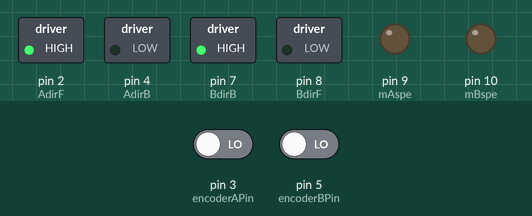
Bench run of a sketch on a simulated Arduino Uno, built with avr-gcc and run on an emulated ATmega328P. Parts: switched loads named in the sketch (green lamp = pin HIGH), output pins drawn as LEDs (lit = HIGH). The test bench sets the inputs (shaded band); at power-on: pin 3 (encoderAPin) LOW, pin 5 (encoderBPin) LOW.

Above: at 0.3 s.
Timing chart, 0 to 1.8 s (numbered marks = the images above):
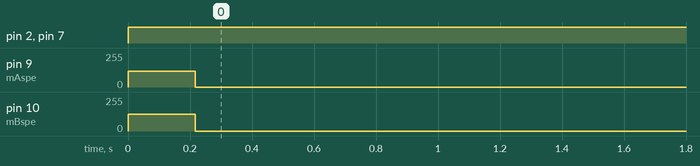

The sketch:

strictTurnLeft.ino
```cpp
#include <PID_v1.h>

#include "DualVNH5019MotorShield.h"
int mAspe = 9;
int mBspe = 10;
int AdirF = 2;
int AdirB = 4;
int BdirF = 8;
int BdirB = 7;
int encoderAPin = 3;
int encoderBPin = 5;
int encoder0Pos = 0;
int encoder0PosB = 0;
int encoder0PinALast = 0;
int encoder0PinBLast = 0;
int totalEncoderA = 0;
int totalEncoderB = 0;

double motor1_measure = 0;
double motor1_dist = 0;
double motor1_Setpoint = 65;  //temp use fake value

double motor2_measure = 0;
double motor2_dist = 0;
double motor2_Setpoint = 65; //temp use fake value

int Speed1 = 100;
int Speed2 = 106;

int timer=0;

PID PID_Motor1(&motor1_measure, &motor1_dist, &motor1_Setpoint, 0.1, 0.2, 0.001, DIRECT);
PID PID_Motor2(&motor2_measure, &motor2_dist, &motor2_Setpoint, 0.1, 0.2, 0.001, DIRECT);

DualVNH5019MotorShield md;

void setup()
{

  pinMode (encoderAPin,INPUT);
  pinMode (encoderBPin,INPUT);
  pinMode (mAspe,OUTPUT);
  pinMode (mBspe,OUTPUT);
  pinMode (AdirF,OUTPUT);
  pinMode (AdirB,OUTPUT);
  pinMode (BdirF,OUTPUT);
  pinMode (BdirB,OUTPUT);
  Serial.begin (9600);
  md.init();

  PID_Motor1.SetMode(AUTOMATIC);
  PID_Motor2.SetMode(AUTOMATIC);

  //  PID_Motor1.SetSampleTime(50);
  //  PID_Motor2.SetSampleTime(50);

  PID_Motor1.SetOutputLimits(-800, 800);
  PID_Motor2.SetOutputLimits(-800, 800);
  int timer=0;

}
void loop(){
  turnLeft();
}
void turnLeft(){
  encoder0Pos = 0;
  encoder0PosB = 0;
  totalEncoderA = 0;
  totalEncoderB = 0;
  timer=0;
  Speed1= 120;
  Speed2= 124;
  while(totalEncoderA<=389){


    digitalWrite(AdirF,HIGH);
    digitalWrite(AdirB,LOW);
    digitalWrite(BdirB,HIGH);
    digitalWrite(BdirF,LOW);
    analogWrite(mAspe,Speed1);
    analogWrite(mBspe,Speed2);

    timer++;

    /////////////////for encoder
    int n = digitalRead(encoderAPin);
    int n2 = digitalRead(encoderBPin);
    if ((encoder0PinALast == LOW) && (n == HIGH)) {
      encoder0Pos++;
      totalEncoderA ++;
    }
    if((encoder0PinBLast==LOW)&&(n2==HIGH)){
      encoder0PosB++;
      totalEncoderB++;
    }
    encoder0PinALast = n;
    encoder0PinBLast = n2;
    if(timer ==5400)
    {

      Speed1 = (1+(((float)encoder0PosB-(float)encoder0Pos)/(float)encoder0Pos)/2)*Speed1;
      Speed2 = (1-(((float)encoder0PosB-(float)encoder0Pos)/(float)encoder0PosB)/2)*Speed2;

      //      Serial.println("encoder A");
      //      Serial.println(encoder0Pos);
      //      Serial.println("encoder B");
      //      Serial.println(encoder0PosB);
      //      Serial.println("motor A:");
      //      Serial.println(motor1_dist);
      //      Serial.println(motor1_measure);
      //      Serial.println("motor B:");
      //      Serial.println(motor2_dist);
      //      Serial.println(motor2_measure);
      //      Serial.println("Speed1");
      //      Serial.println(Speed1);
      //      Serial.println("Speed2");
      //      Serial.println(Speed2);

      timer = 0;
      encoder0Pos = 0;
      encoder0PosB = 0;

    }
  }
  digitalWrite(AdirF,HIGH);
  digitalWrite(AdirB,LOW);
  digitalWrite(BdirB,HIGH);
  digitalWrite(BdirF,LOW);
  analogWrite(mAspe,0);
  analogWrite(mBspe,0);
  delay(200);
}
```

Measured:
- by itself, pin 2 (AdirF), pin 7 (BdirB): LOW → HIGH at 0.00 s
- by itself, pin 9 (mAspe): 0/255 → 120/255 at 0.00 s, → 0/255 0.22 s later
- by itself, pin 10 (mBspe): 0/255 → 124/255 at 0.00 s, → 0/255 0.22 s later
